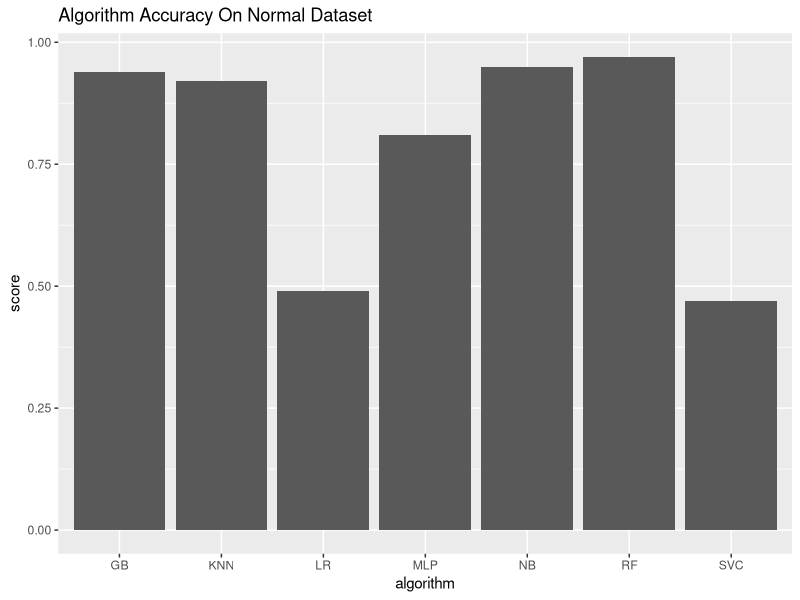
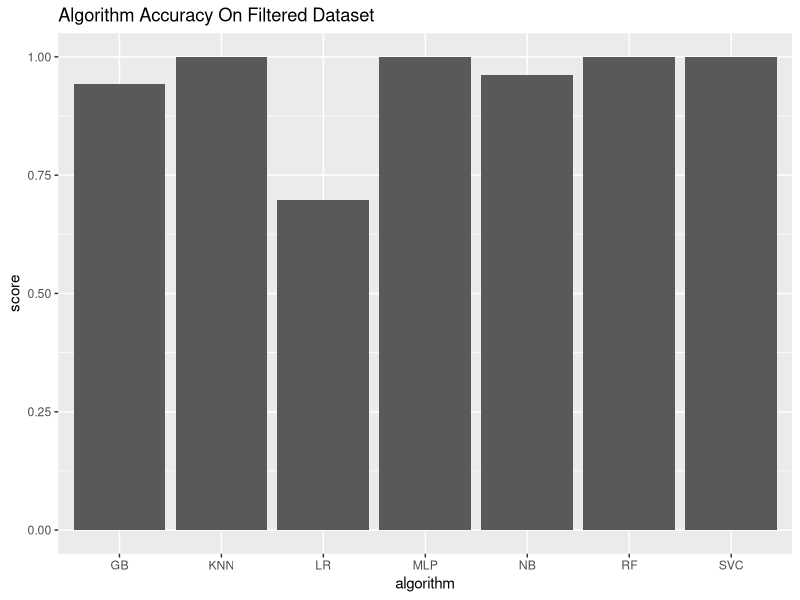
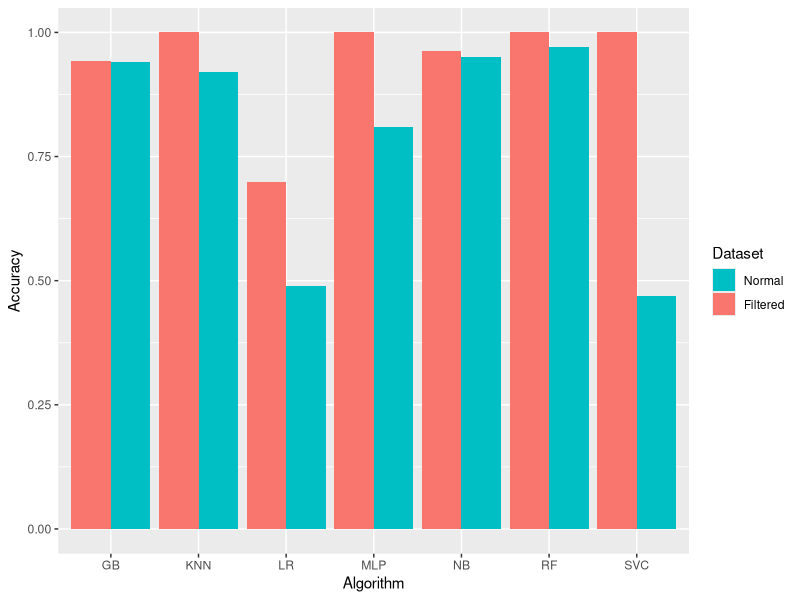
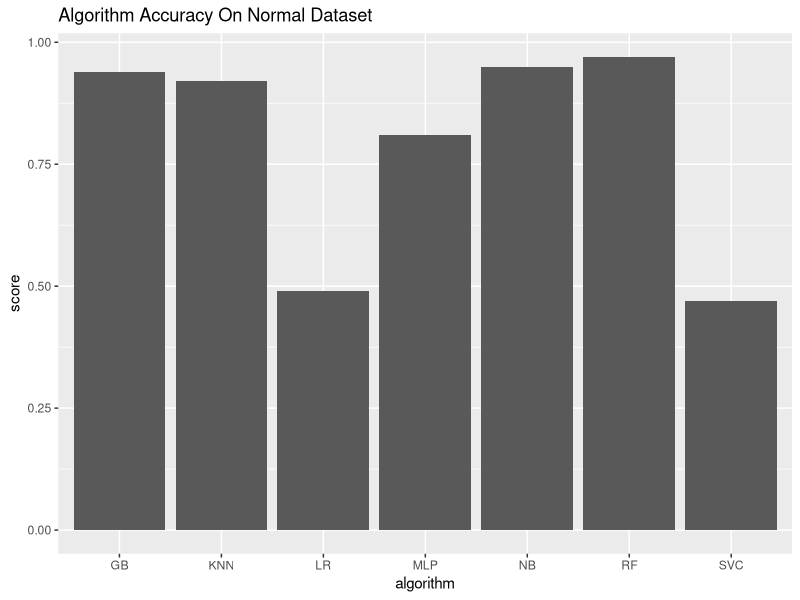
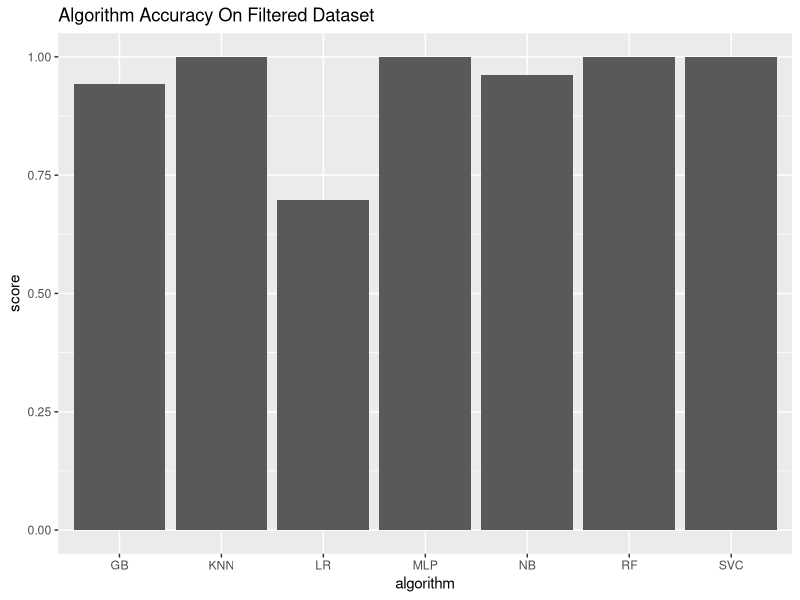
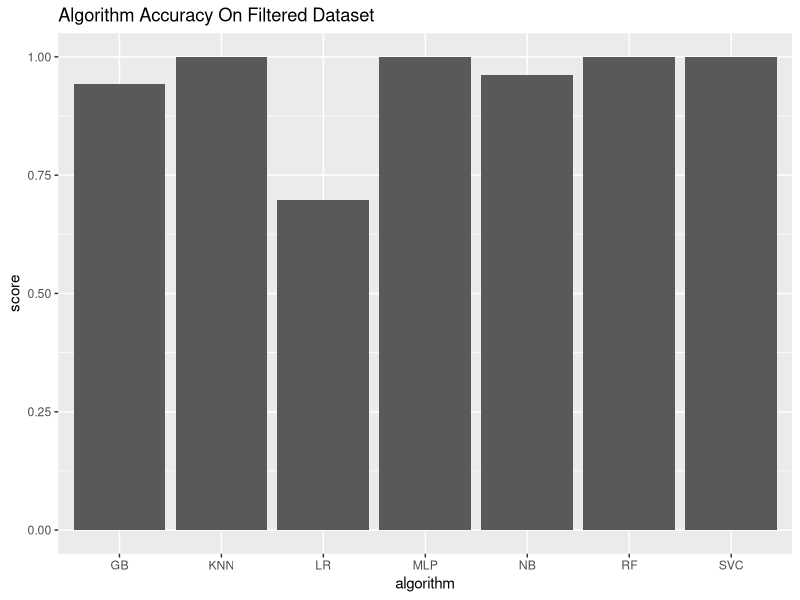

Generate these figures, in order, with R:
library(readr)
library(ggplot2)

results <- read_csv('Analysis-Scripts/Distribution-Analysis/normal-and-filtered-results.csv')

plot <- ggplot(results[(results$dataset=='normal'),], aes(algorithm,score)) + geom_bar(stat = 'identity') +
  ggtitle('Algorithm Accuracy On Normal Dataset')
plot
ggsave('Analysis-Scripts/Distribution-Analysis/normal-accuracies.png',plot)

plot <- ggplot(results[(results$dataset=='filtered'),], aes(algorithm,score)) + geom_bar(stat = 'identity') +
  ggtitle('Algorithm Accuracy On Filtered Dataset')
plot
ggsave('Analysis-Scripts/Distribution-Analysis/filtered-accuracies.png',plot)

ggplot(results,aes(x=algorithm,y=score,fill=factor(dataset)))+
  geom_bar(stat="identity",position="dodge")+
  scale_fill_discrete(name="Dataset",
                      breaks=c('normal', 'filtered'),
                      labels=c('Normal', 'Filtered'))+
  xlab("Algorithm")+ylab("Accuracy")
ggsave('Analysis-Scripts/Distribution-Analysis/result-accuracies.png',plot)